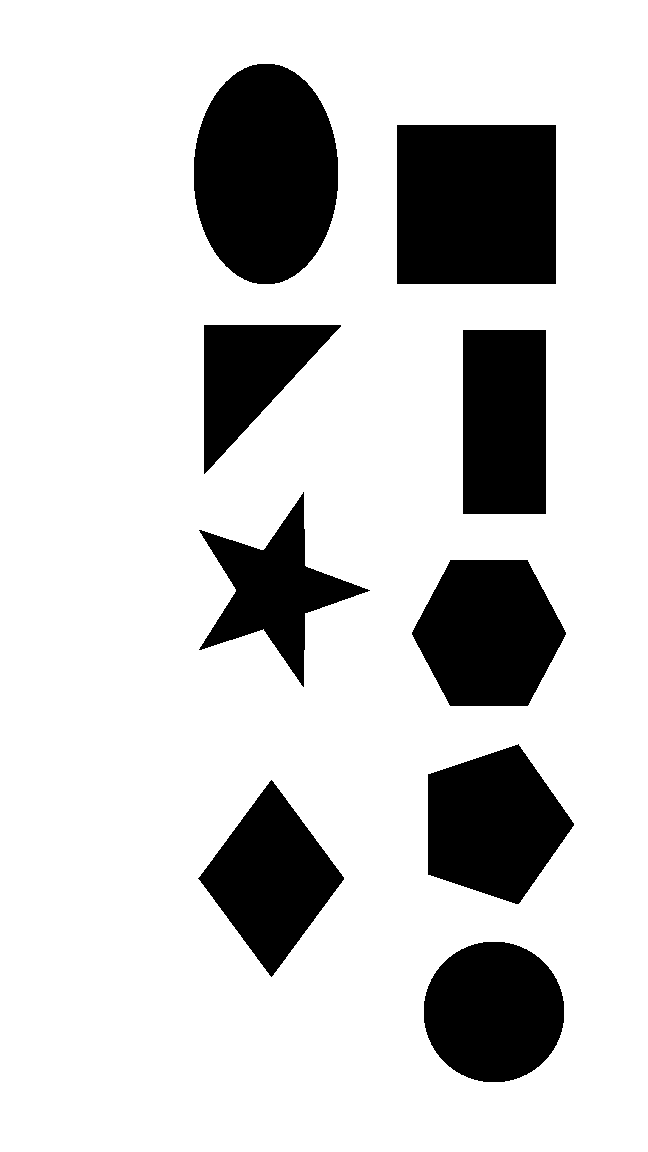
#> input picture img1.png, 648 x 1152 px
$ python -i Functions.py   (imports and definitions only)
#> lines starting #> are read from the running program, lines starting #| are printed output that depends on the picture; after the words box and inside, x2 and y2 are one past the last pixel; in counts of white or black regions, pixels touching at a corner belong together; long printed decimals are rounded
#> further down, picture is the input picture: shape (1152, 648, 3); 79.8% white; 9 black regions, largest, box (x1, y1, x2, y2) and area: (397, 125, 556, 284) 25281, (194, 64, 338, 284) 25104, (412, 560, 566, 706) 16936
import cv2
import numpy as np
import random
import math as mt

def colorShapes(img):

    imgsmooth = cv2.GaussianBlur(img, (5, 5), 0)
    canny_img = cv2.Canny(imgsmooth, 100, 200)
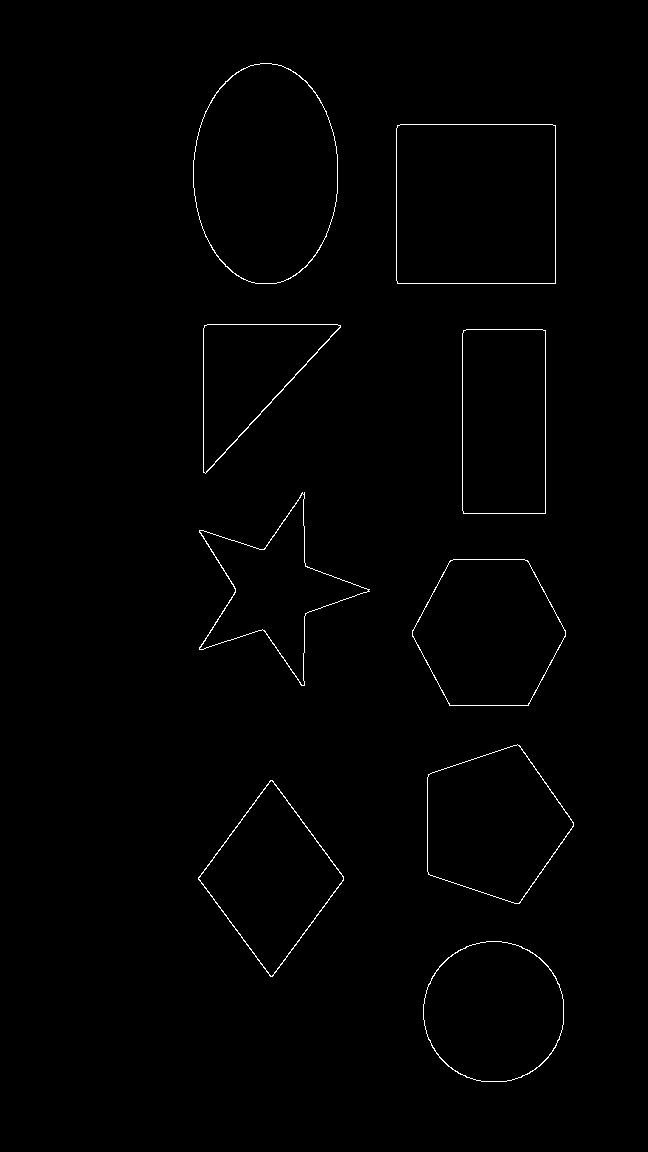
#> canny_img: shape (1152, 648); 0.69% white in thin lines or dots, all inside (x1, y1, x2, y2) = (193, 63, 574, 1082)

    _, threshold = cv2.threshold(canny_img, 240, 255, cv2.THRESH_BINARY)
    result = img.copy()
    # Find contours
    contours, _ = cv2.findContours(threshold, cv2.RETR_EXTERNAL, cv2.CHAIN_APPROX_NONE)
#> contours = 9 contours; largest, box (x1, y1, x2, y2) and area: (396, 124, 556, 284) 25270, (193, 63, 338, 284) 25137, (412, 559, 566, 706) 16956, (427, 744, 574, 904) 16330, (423, 941, 564, 1082) 15595
    # Analyze contours
    for cnt in contours:

        epsilon = 0.01 * cv2.arcLength(cnt, True)
        approx = cv2.approxPolyDP(cnt, epsilon, True)

        shape, color = get_shape_name(vertices=len(approx))
        x, y, w, h = cv2.boundingRect(cnt)
        center = (int(x + w / 2), int(y + h / 2))

        if len(approx) == 4:
            aspect_ratio = w / float(h)
            if (aspect_ratio >= 0.99 and aspect_ratio <= 1.02):
                shape = "square"
                color = (238, 130, 238)
                print(aspect_ratio, 'square')
            elif (aspect_ratio >= 0.5 and aspect_ratio < 0.75):
                shape = "rhombus"
                color = (216, 191, 216)
                print(aspect_ratio, 'rhombus')
            elif (2.21 < aspect_ratio < 2.5):
                shape = "parallelogram"
                color = (128, 64, 255)
                print(aspect_ratio, 'parallelogram')
            else:
                shape = "rectangle"
                color = (128, 0, 128)
                print(aspect_ratio, 'rectangle')

        result = cv2.drawContours(result, [cnt], -1, color, -1)
        cv2.drawContours(result, [approx], 0, (0, 0, 0), 3)
        result = cv2.putText(result, shape, (center[0] - 20, center[1]), cv2.FONT_HERSHEY_COMPLEX, 0.6, (0, 0, 0), 1)
#> this loop made 9 passes
#> (epsilon, approx, x, y, w, h) on passes 2, 6, 8: (5.14, [[270, 780], [198, 879], [272, 976], [343, 876]], 198, 780, 146, 197), (5.32, [[463, 330], [463, 513], [545, 513], [545, 330]], 462, 329, 84, 185), (6.34, [[397, 125], [397, 283], [555, 283], [555, 125]], 396, 124, 160, 160)
#> (epsilon, x, y, w, h, center) on passes 1, 3, 4, 5, 9: (4.66, 423, 941, 141, 141, (493, 1011)), (5.1, 427, 744, 147, 160, (500, 824)), (5.09, 412, 559, 154, 147, (489, 632)), (7.42, 199, 492, 171, 194, (284, 589)), (6.13, 193, 63, 145, 221, (265, 173))
#| 0.7411 rhombus
#| 0.4541 rectangle
#| 1.0 square
#> pass 1, in colorShapes, `result = cv2.drawContours(result, [cnt], -1, color, -1)`:
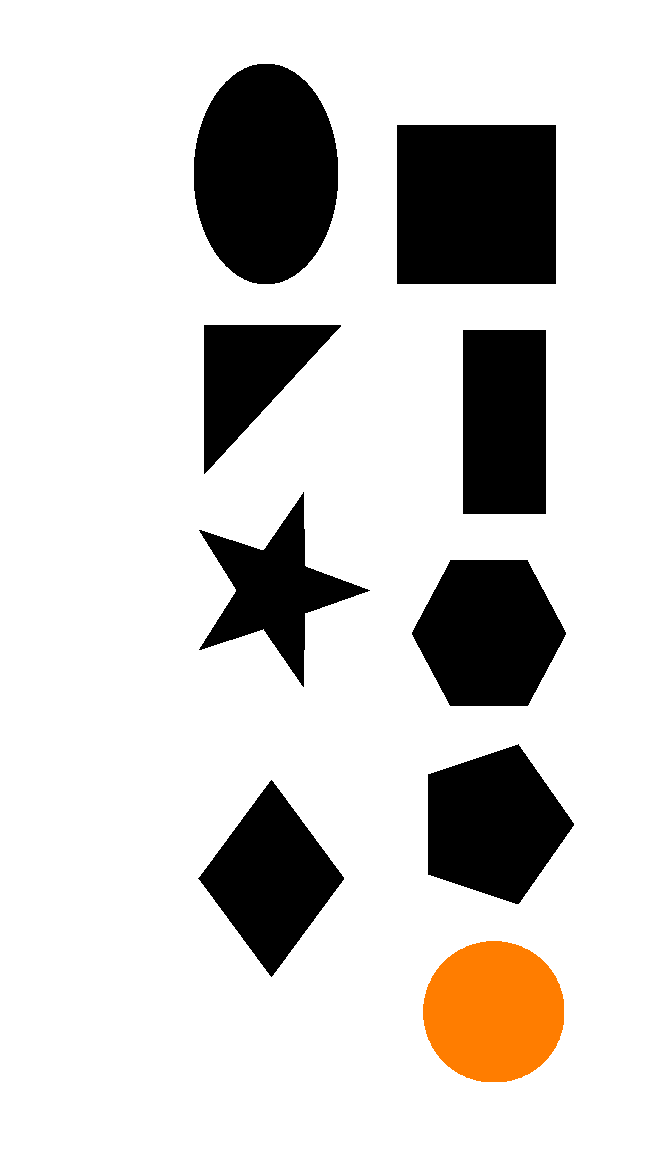
#> result: shape (1152, 648, 3); 2.12% of pixels changed, all inside (x1, y1, x2, y2) = (423, 941, 564, 1082)
#> pass 1, in colorShapes, `result = cv2.putText(result, shape, (center[0] - 20, center[1]), cv2.F..`:
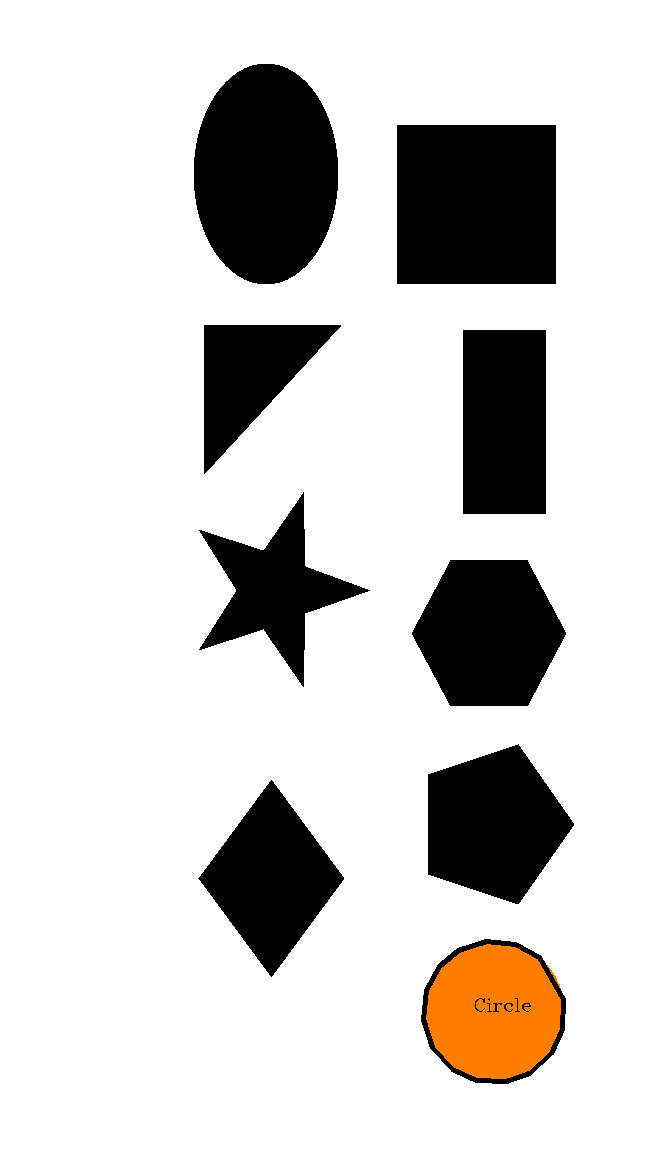
#> result: shape (1152, 648, 3); 0.31% of pixels changed, all inside (x1, y1, x2, y2) = (421, 939, 566, 1084)
#> pass 2, in colorShapes, `result = cv2.putText(result, shape, (center[0] - 20, center[1]), cv2.F..`:
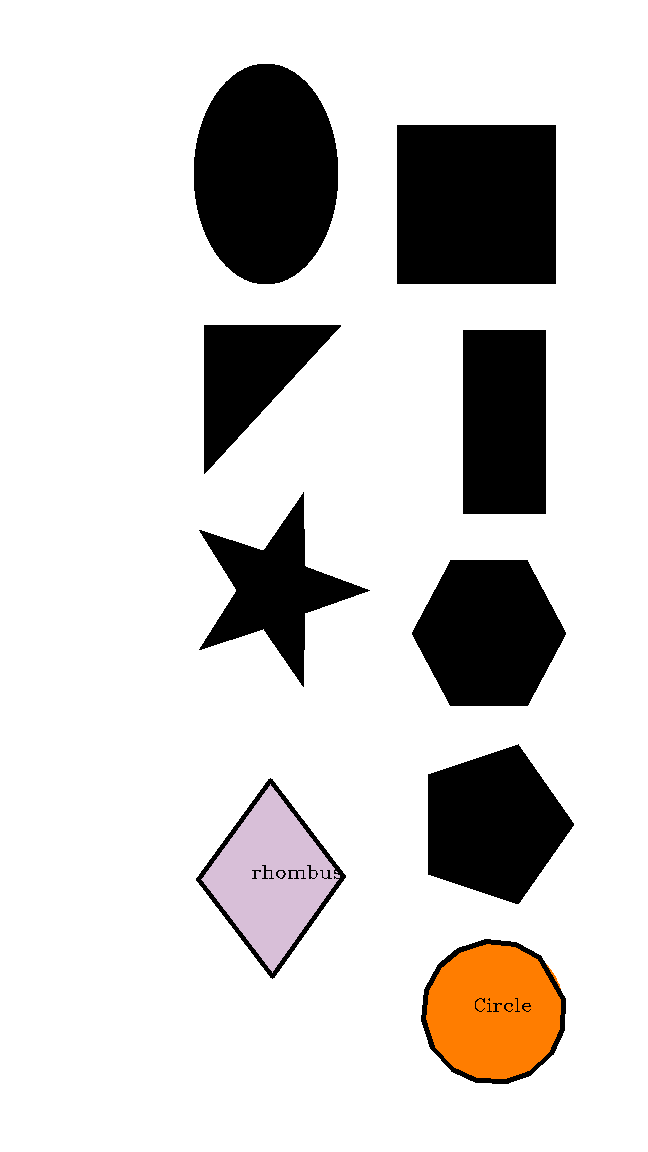
#> result: shape (1152, 648, 3); mean B, G, R 206.7, 208.6, 211.5
#> after the loop:
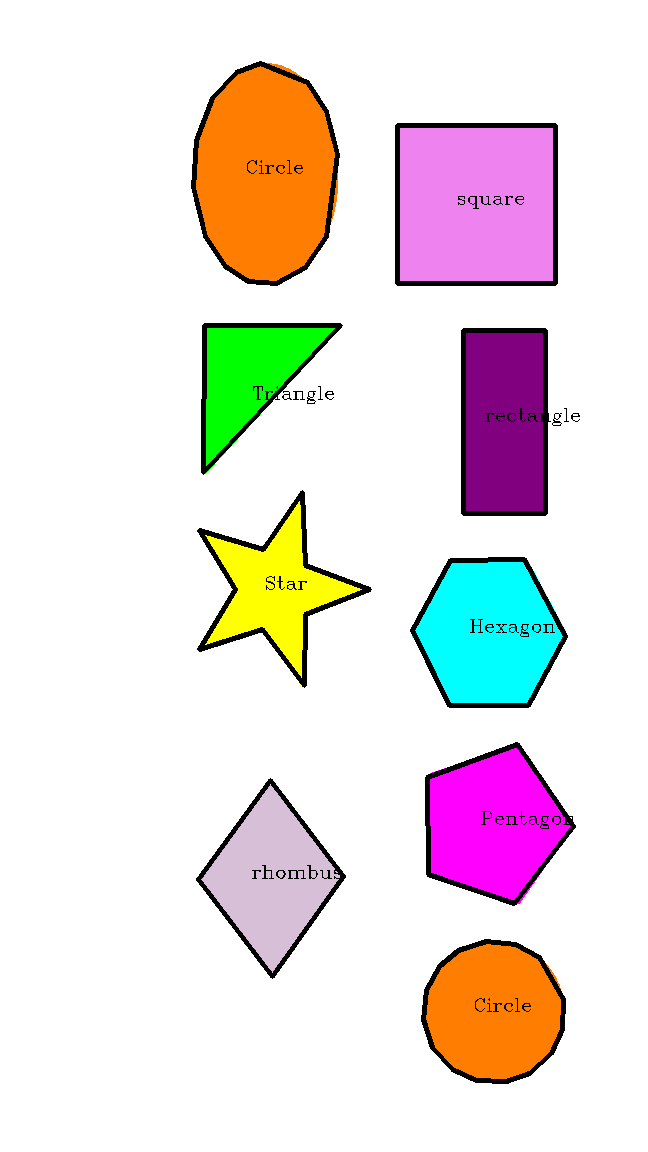
#> result: shape (1152, 648, 3); 15.53% of pixels changed, all inside (x1, y1, x2, y2) = (191, 61, 580, 906)

    return result

def get_shape_name(vertices):
    shape = None
    color = None

    if vertices == 3:
        shape = "Triangle"
        color = (0, 255, 0)

    elif vertices == 4:
        shape = "Quadrilateral"
        color = (255, 0, 0)

    elif vertices == 5:
        shape = "Pentagon"
        color = (255, 0, 255)

    elif vertices == 6:
        shape = "Hexagon"
        color = (255, 255, 0)

    elif vertices == 8:
        shape = "Octagon"
        color = (200, 120, 0)

    elif vertices == 10:
        shape = "Star"
        color = (0, 255, 255)

    elif 7 < vertices <= 13:
        shape = "Ellipse"
        color = (125, 0, 255)

    else:
        shape = "Circle"
        color = (0, 125, 255)

    return shape, color

def sp_noise(image, prob):
    '''
    Add salt and pepper noise to image
    prob: Probability of the noise
    '''
    output = np.zeros(image.shape, np.uint8)
    thres = 1 - prob
    for i in range(image.shape[0]):
        for j in range(image.shape[1]):
            rdn = random.random()
            if rdn < prob:
                output[i][j] = 0
            elif rdn > thres:
                output[i][j] = 255
            else:
                output[i][j] = image[i][j]
    return output

def reduce_noise(image, prob):

    image = cv2.medianBlur(image, 5)

    return image

>>> import cv2
>>> picture = cv2.imread('img1.png')
>>> result = colorShapes(picture)

$ run again, on img2.png
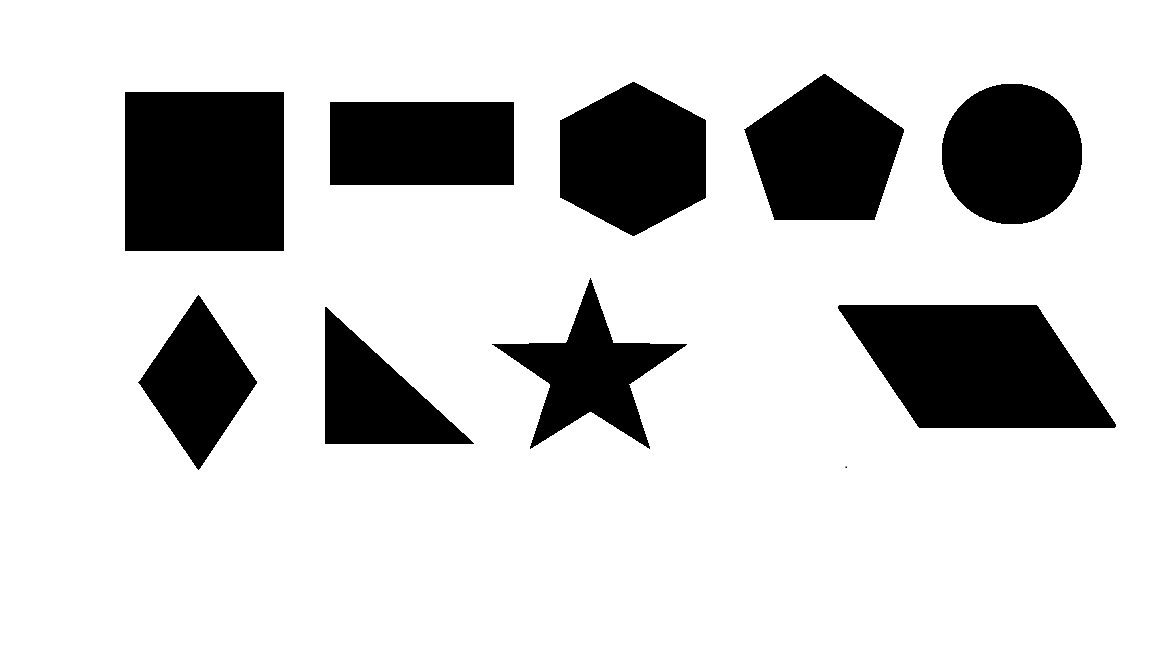
#> input picture img2.png, 1152 x 648 px
#> picture is the input picture: shape (648, 1152, 3); min 0, max 255, mean 205.1
#> in colorShapes, `canny_img = cv2.Canny(imgsmooth, 100, 200)`:
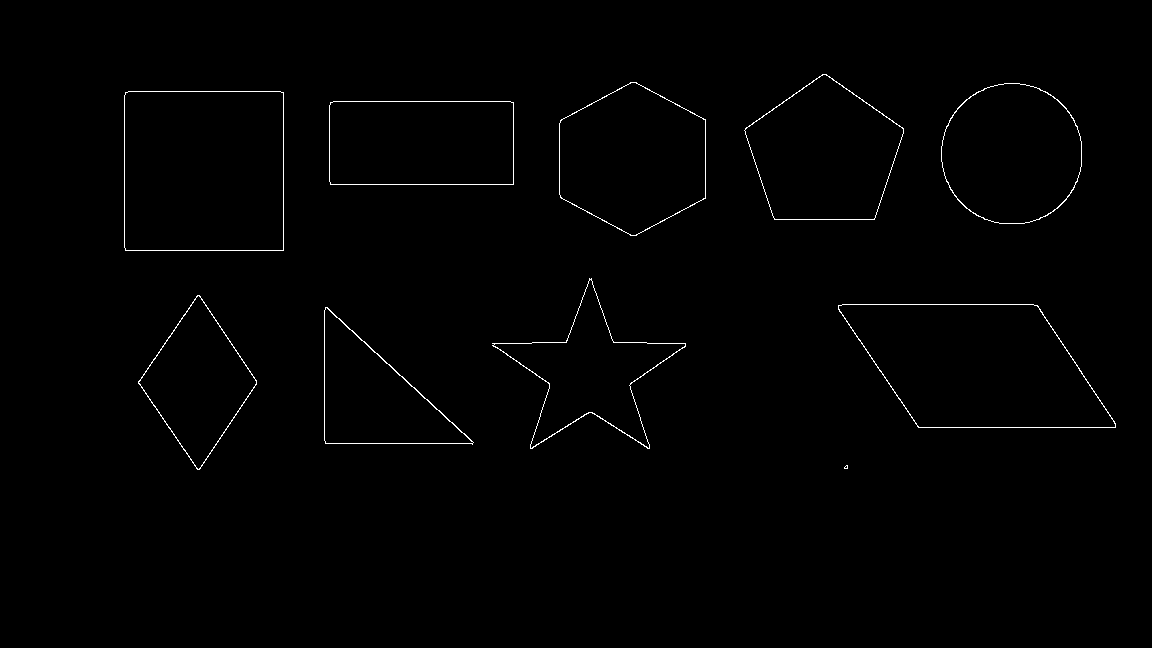
#> canny_img: shape (648, 1152); 0.69% white in thin lines or dots, all inside (x1, y1, x2, y2) = (124, 74, 1116, 470)
#> contours = 10 contours, 1 with area under 20; largest, box (x1, y1, x2, y2) and area: (124, 91, 284, 251) 25270, (838, 304, 1116, 428) 24634, (559, 82, 706, 236) 16956, (744, 74, 904, 220) 16235, (941, 83, 1082, 224) 15595
#> the loop in colorShapes, `for cnt in contours: ` made 10 passes
#> (epsilon, approx, x, y, w, h) on passes 3, 4, 6, 7: (7.06, [[838, 305], [918, 427], [1115, 427], [1037, 305]], 838, 304, 278, 124), (4.48, [[197, 295], [138, 383], [199, 469], [256, 380]], 138, 295, 119, 175), (5.32, [[330, 102], [330, 184], [513, 184], [513, 102]], 329, 101, 185, 84), (6.34, [[125, 92], [125, 250], [283, 250], [283, 92]], 124, 91, 160, 160)
#> (printed output is left out)
#> after the loop in colorShapes, `for cnt in contours:`:
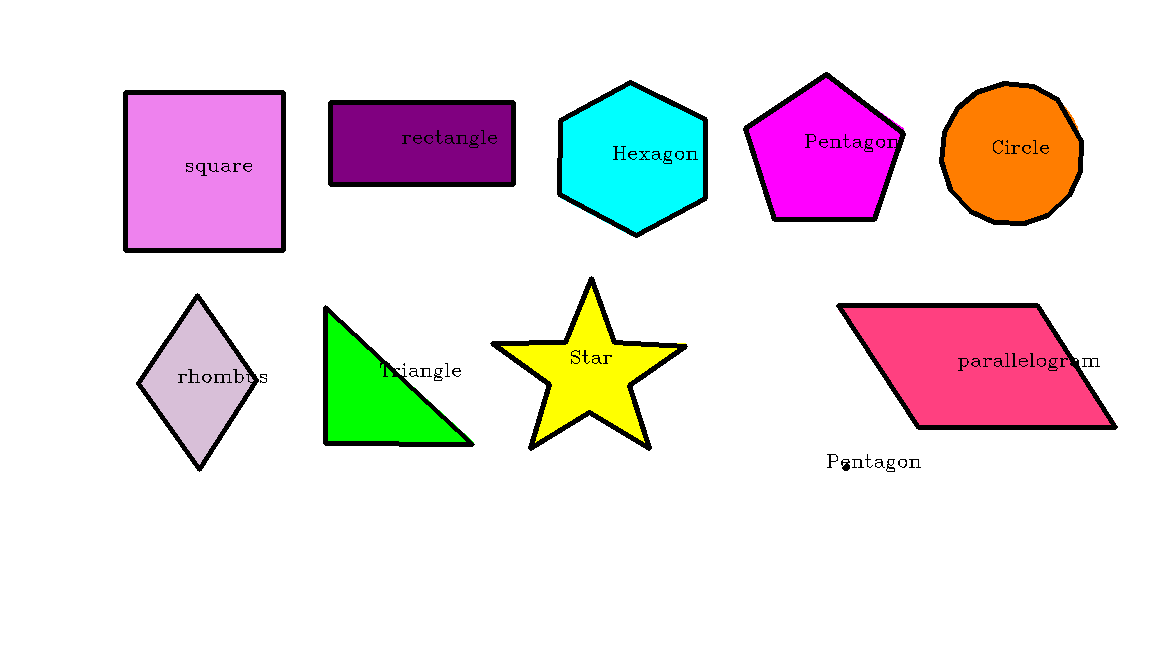
#> result: shape (648, 1152, 3); mean B, G, R 227.7, 223.6, 234.4
